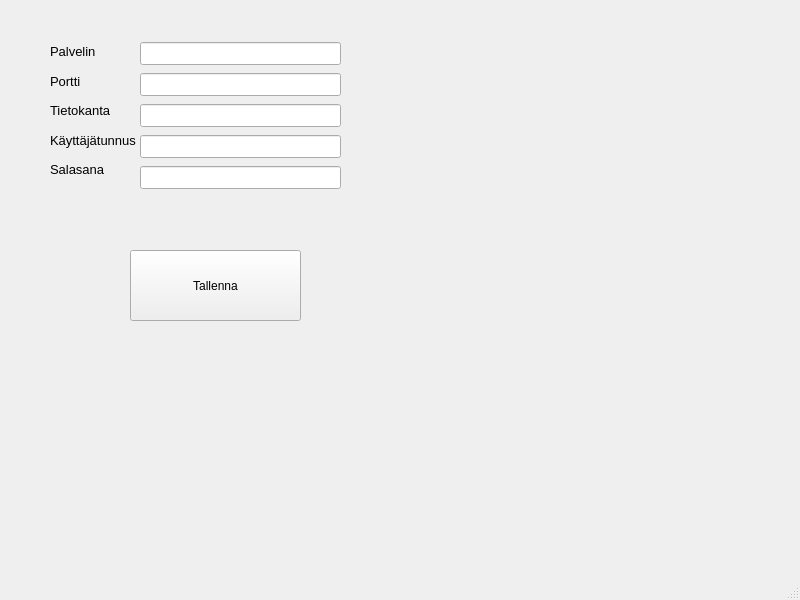
<?xml version="1.0" encoding="UTF-8"?>
<ui version="4.0">
 <class>MainWindow</class>
 <widget class="QMainWindow" name="MainWindow">
  <property name="geometry">
   <rect>
    <x>0</x>
    <y>0</y>
    <width>800</width>
    <height>600</height>
   </rect>
  </property>
  <property name="windowTitle">
   <string>MainWindow</string>
  </property>
  <widget class="QWidget" name="centralwidget">
   <widget class="QPushButton" name="savePushButton">
    <property name="geometry">
     <rect>
      <x>130</x>
      <y>250</y>
      <width>171</width>
      <height>71</height>
     </rect>
    </property>
    <property name="text">
     <string>Tallenna</string>
    </property>
   </widget>
   <widget class="QWidget" name="layoutWidget">
    <property name="geometry">
     <rect>
      <x>50</x>
      <y>40</y>
      <width>88</width>
      <height>141</height>
     </rect>
    </property>
    <layout class="QVBoxLayout" name="verticalLayout_2">
     <item>
      <widget class="QLabel" name="serverLabel">
       <property name="font">
        <font>
         <pointsize>10</pointsize>
        </font>
       </property>
       <property name="text">
        <string>Palvelin</string>
       </property>
      </widget>
     </item>
     <item>
      <widget class="QLabel" name="portLabel">
       <property name="font">
        <font>
         <pointsize>10</pointsize>
        </font>
       </property>
       <property name="text">
        <string>Portti</string>
       </property>
      </widget>
     </item>
     <item>
      <widget class="QLabel" name="databaseLabel">
       <property name="font">
        <font>
         <pointsize>10</pointsize>
        </font>
       </property>
       <property name="text">
        <string>Tietokanta</string>
       </property>
      </widget>
     </item>
     <item>
      <widget class="QLabel" name="userLabel">
       <property name="font">
        <font>
         <pointsize>10</pointsize>
        </font>
       </property>
       <property name="text">
        <string>Käyttäjätunnus</string>
       </property>
      </widget>
     </item>
     <item>
      <widget class="QLabel" name="passwordLabel">
       <property name="font">
        <font>
         <pointsize>10</pointsize>
        </font>
       </property>
       <property name="text">
        <string>Salasana</string>
       </property>
      </widget>
     </item>
    </layout>
   </widget>
   <widget class="QWidget" name="layoutWidget">
    <property name="geometry">
     <rect>
      <x>140</x>
      <y>40</y>
      <width>201</width>
      <height>151</height>
     </rect>
    </property>
    <layout class="QVBoxLayout" name="verticalLayout">
     <item>
      <widget class="QLineEdit" name="serverLineEdit">
       <property name="font">
        <font>
         <pointsize>10</pointsize>
        </font>
       </property>
      </widget>
     </item>
     <item>
      <widget class="QLineEdit" name="portLineEdit">
       <property name="font">
        <font>
         <pointsize>10</pointsize>
        </font>
       </property>
      </widget>
     </item>
     <item>
      <widget class="QLineEdit" name="databaseLineEdit">
       <property name="font">
        <font>
         <pointsize>10</pointsize>
        </font>
       </property>
      </widget>
     </item>
     <item>
      <widget class="QLineEdit" name="userLineEdit">
       <property name="font">
        <font>
         <pointsize>10</pointsize>
        </font>
       </property>
      </widget>
     </item>
     <item>
      <widget class="QLineEdit" name="passwordLineEdit">
       <property name="font">
        <font>
         <pointsize>10</pointsize>
        </font>
       </property>
       <property name="echoMode">
        <enum>QLineEdit::Password</enum>
       </property>
      </widget>
     </item>
    </layout>
   </widget>
  </widget>
  <widget class="QMenuBar" name="menubar">
   <property name="geometry">
    <rect>
     <x>0</x>
     <y>0</y>
     <width>800</width>
     <height>22</height>
    </rect>
   </property>
  </widget>
  <widget class="QStatusBar" name="statusbar"/>
 </widget>
 <resources/>
 <connections/>
</ui>
